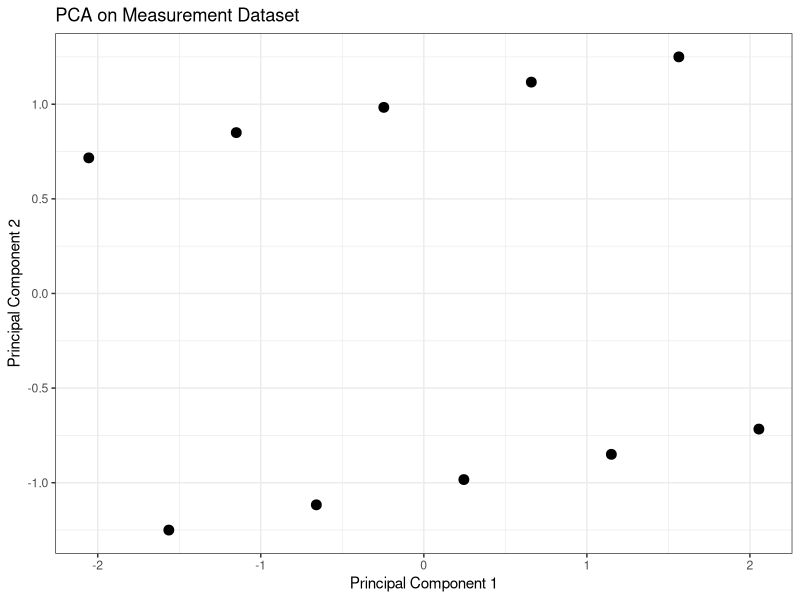

Here is the R script that generated this plot:
library(stats)
library(ggplot2)

# Define the dataset with updated values
data <- data.frame(
  Feature_1 = c(2, 4, 6, 8, 10, 12, 14, 16, 18, 20),
  Feature_2 = c(1, 2, 1, 2, 1, 2, 1, 2, 1, 2),
  Feature_3 = c(5, 4, 6, 5, 7, 6, 8, 7, 9, 8)
)

# TODO: Standardize the data
data_scaled <- as.data.frame(scale(data))

# TODO: Perform PCA on the standardized data
pca_result <- prcomp(data_scaled, center = FALSE, scale. = FALSE)
pca_scores <- pca_result$x[, 1:2]

# View explained variance ratio
# TODO: Print the explained variance ratio
summary_pca <- summary(pca_result)
explained_variance <- summary_pca$importance[2, 1:2]
print(explained_variance)

# Visualize the PCA results
# TODO: Plot the PCA results using ggplot2
plot_data <- as.data.frame(pca_scores)
colnames(plot_data) <- c("PC1", "PC2")

ggplot(plot_data, aes(x = PC1, y = PC2)) +
  geom_point(size = 3) +
  labs(
    x = "Principal Component 1",
    y = "Principal Component 2",
    title = "PCA on Measurement Dataset"
  ) +
  theme_bw() +
  theme(panel.grid = element_line())
